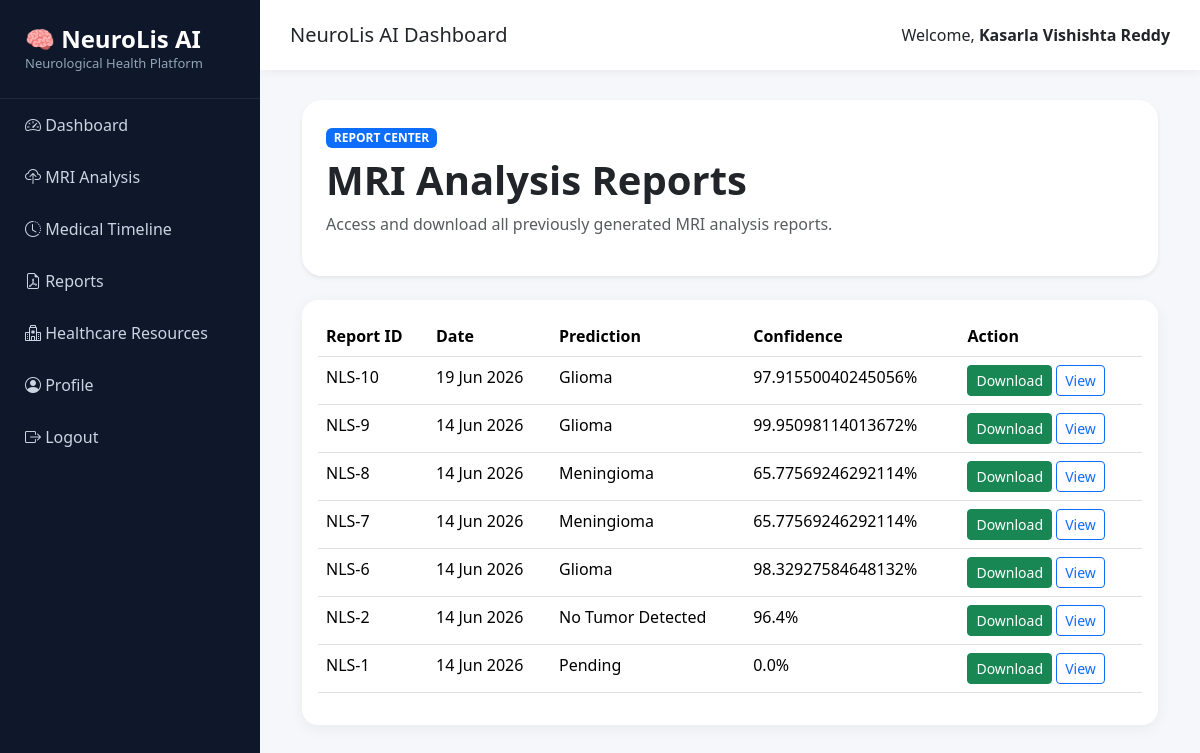
Screenshot of /reports (signed in) with the database file from the repository.
### models/mri_record.py (models this page shows)
class MRIRecord(db.Model):
    __tablename__ = "mri_records"
    id = db.Column(db.Integer, primary_key=True)
    user_id = db.Column(
        db.Integer,
        db.ForeignKey("users.id")
    )
    image_path = db.Column(db.String(500))
    prediction = db.Column(db.String(100))
    confidence = db.Column(db.Float)
    heatmap_path = db.Column(db.String(500))
    explanation = db.Column(db.Text)
    notes = db.Column(db.Text)
    upload_date = db.Column(
        db.DateTime,
        default=datetime.utcnow
    )
    heatmap_path = db.Column(
    db.String(500)
)

### app.py (the view)
@app.route("/reports")
def reports():
    if "user_id" not in session:
        return redirect("/login")
    records = MRIRecord.query.filter_by(
        user_id=session["user_id"]
    ).order_by(
        MRIRecord.upload_date.desc()
    ).all()
    return render_template(
        "reports/reports.html",
        records=records
    )

### templates/reports/reports.html (shortened to what this page needs)
{% extends 'base.html' %}
{% block content %}
<div class="container-fluid">
<div class="card border-0 shadow-sm mb-4"
     style="border-radius:20px;">
    <div class="card-body p-4">
        <span class="badge bg-primary mb-2">
            REPORT CENTER
        </span>
        <h1 class="fw-bold">
            MRI Analysis Reports
        </h1>
        <p class="text-muted">
            Access and download all previously
            generated MRI analysis reports.
        </p>
    </div>
</div>
{% if records %}
<div class="card stat-card">
    <div class="card-body">
        <table class="table table-hover">
            <thead>
                <tr>
                    <th>
                        Report ID
                    </th>
                    <th>
                        Date
                    </th>
                    <th>
                        Prediction
                    </th>
                    <th>
                        Confidence
                    </th>
                    <th>
                        Action
                    </th>
                </tr>
            </thead>
            <tbody>
                {% for record in records %}
                <tr>
                    <td>
                        NLS-{{ record.id }}
                    </td>
                    <td>
                        {{ record.upload_date.strftime('%d %b %Y') }}
                    </td>
                    <td>
                        {{ record.prediction }}
                    </td>
                    <td>
                        {{ record.confidence }}%
                    </td>
                    <td>
                        <a href="/download-report/{{ record.id }}"
                           class="btn btn-success btn-sm">
                            Download
                        </a>
                        <a href="/result/{{ record.id }}"
                           class="btn btn-outline-primary btn-sm">
                            View
                        </a>
                    </td>
                </tr>
                {% endfor %}
            </tbody>
        </table>
    </div>
</div>
{% else %}
<div class="alert alert-info">
    No reports available.
    Upload an MRI scan to generate
    your first report.
</div>
{% endif %}
</div>
{% endblock %}

### templates/base.html (shortened to what this page needs)
<!DOCTYPE html>
<html lang="en">
<head>
    <link href="https://cdn.jsdelivr.net/npm/bootstrap@5.3.3/dist/css/bootstrap.min.css"
          rel="stylesheet">
    <link href="https://cdn.jsdelivr.net/npm/bootstrap-icons@1.11.3/font/bootstrap-icons.css"
          rel="stylesheet">
</head>
<body>
    <div class="sidebar">
        <div class="sidebar-brand">
            <h4>🧠 NeuroLis AI</h4>
            <p>
                Neurological Health Platform
            </p>
        </div>
        <a href="/dashboard">
            <i class="bi bi-speedometer2"></i>
            Dashboard
        </a>
        <a href="/upload">
            <i class="bi bi-cloud-upload"></i>
            MRI Analysis
        </a>
        <a href="/timeline">
            <i class="bi bi-clock-history"></i>
            Medical Timeline
        </a>
        <a href="/reports">
            <i class="bi bi-file-earmark-pdf"></i>
            Reports
        </a>
        <a href="/resources">
            <i class="bi bi-hospital"></i>
            Healthcare Resources
        </a>
        <a href="/profile">
            <i class="bi bi-person-circle"></i>
            Profile
        </a>
        <a href="/logout">
            <i class="bi bi-box-arrow-right"></i>
            Logout
        </a>
    </div>
    <div class="main-content">
        <div class="topbar">
            <h5 class="mb-0">
                NeuroLis AI Dashboard
            </h5>
            <div>
                {% if session.user_name %}
                Welcome,
                <strong>
                    {{ session.user_name }}
                </strong>
                {% endif %}
            </div>
        </div>
        <div class="page-content">
            {% block content %}
            {% endblock %}
        </div>
    </div>
</body>
</html>

### templates/base.html (style rules this page uses)
body { background:#f5f7fb; font-family:Segoe UI,sans-serif; }
.sidebar { width:260px; height:100vh; position:fixed; left:0; top:0; background:#0f172a; color:white; }
.sidebar-brand { padding:25px; border-bottom:1px solid #1e293b; }
.sidebar-brand h4 { margin:0; font-weight:700; }
.sidebar-brand p { margin:0; color:#94a3b8; font-size:13px; }
.sidebar a { color:#cbd5e1; text-decoration:none; display:block; padding:14px 25px; transition:0.3s; }
.main-content { margin-left:260px; }
.topbar { background:white; height:70px; display:flex; align-items:center; justify-content:space-between; padding:0 30px; box-shadow:0 2px 10px rgba(0,0,0,.05); }
.page-content { padding:30px; }
.stat-card { border:none; border-radius:16px; box-shadow:0 4px 15px rgba(0,0,0,.05); }

### rows the page displays
MRIRecord: id "10", upload_date "19 Jun 2026", prediction "Glioma", confidence "97.91550040245056"
MRIRecord: id "9", upload_date "14 Jun 2026", prediction "Glioma", confidence "99.95098114013672"
MRIRecord: id "8", upload_date "14 Jun 2026", prediction "Meningioma", confidence "65.77569246292114"
MRIRecord: id "7", upload_date "14 Jun 2026", prediction "Meningioma", confidence "65.77569246292114"
MRIRecord: id "6", upload_date "14 Jun 2026", prediction "Glioma", confidence "98.32927584648132"
MRIRecord: id "2", upload_date "14 Jun 2026", prediction "No Tumor Detected", confidence "96.4"
MRIRecord: id "1", upload_date "14 Jun 2026", prediction "Pending", confidence "0.0"

### other values shown
{{ session.user_name }} "Kasarla Vishishta Reddy"
